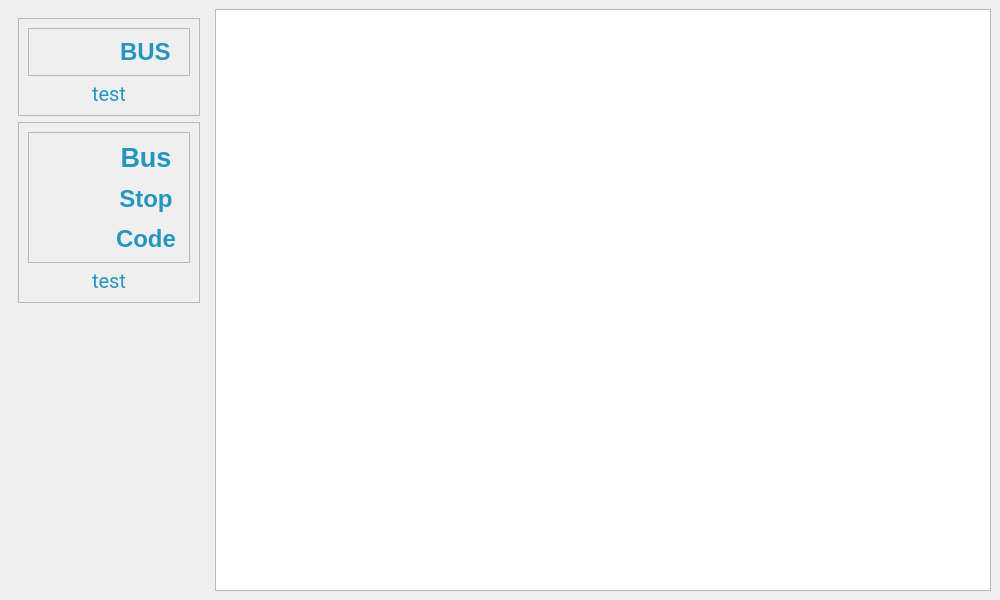
<?xml version="1.0" encoding="UTF-8"?>
<ui version="4.0">
 <class>Page4</class>
 <widget class="QMainWindow" name="Page4">
  <property name="geometry">
   <rect>
    <x>0</x>
    <y>0</y>
    <width>1000</width>
    <height>600</height>
   </rect>
  </property>
  <property name="windowTitle">
   <string>MainWindow</string>
  </property>
  <property name="styleSheet">
   <string notr="true">QLabel{
	color:#2596be;
}</string>
  </property>
  <widget class="QWidget" name="centralwidget">
   <property name="font">
    <font>
     <bold>true</bold>
    </font>
   </property>
   <property name="styleSheet">
    <string notr="true"/>
   </property>
   <layout class="QHBoxLayout" name="horizontalLayout">
    <item>
     <widget class="QWidget" name="widget" native="true">
      <property name="minimumSize">
       <size>
        <width>200</width>
        <height>0</height>
       </size>
      </property>
      <property name="maximumSize">
       <size>
        <width>200</width>
        <height>166777</height>
       </size>
      </property>
      <layout class="QVBoxLayout" name="verticalLayout">
       <item>
        <widget class="QFrame" name="frame">
         <property name="sizePolicy">
          <sizepolicy hsizetype="Preferred" vsizetype="Fixed">
           <horstretch>0</horstretch>
           <verstretch>0</verstretch>
          </sizepolicy>
         </property>
         <property name="frameShape">
          <enum>QFrame::StyledPanel</enum>
         </property>
         <property name="frameShadow">
          <enum>QFrame::Raised</enum>
         </property>
         <layout class="QVBoxLayout" name="verticalLayout_2">
          <item>
           <widget class="QFrame" name="frame_3">
            <property name="frameShape">
             <enum>QFrame::StyledPanel</enum>
            </property>
            <property name="frameShadow">
             <enum>QFrame::Raised</enum>
            </property>
            <layout class="QHBoxLayout" name="horizontalLayout_3">
             <item>
              <widget class="QLabel" name="bus_icon">
               <property name="text">
                <string/>
               </property>
               <property name="pixmap">
                <pixmap resource="resources.qrc">:/blueicons/assets/icons/blue/airplay.svg</pixmap>
               </property>
              </widget>
             </item>
             <item alignment="Qt::AlignHCenter">
              <widget class="QLabel" name="busLabel">
               <property name="font">
                <font>
                 <family>Segoe UI</family>
                 <pointsize>18</pointsize>
                 <bold>true</bold>
                </font>
               </property>
               <property name="text">
                <string>BUS</string>
               </property>
              </widget>
             </item>
            </layout>
           </widget>
          </item>
          <item alignment="Qt::AlignHCenter|Qt::AlignTop">
           <widget class="QLabel" name="busValue">
            <property name="font">
             <font>
              <family>Roboto</family>
              <pointsize>15</pointsize>
             </font>
            </property>
            <property name="text">
             <string>test</string>
            </property>
           </widget>
          </item>
         </layout>
        </widget>
       </item>
       <item alignment="Qt::AlignTop">
        <widget class="QFrame" name="frame_2">
         <property name="sizePolicy">
          <sizepolicy hsizetype="Preferred" vsizetype="Expanding">
           <horstretch>0</horstretch>
           <verstretch>0</verstretch>
          </sizepolicy>
         </property>
         <property name="frameShape">
          <enum>QFrame::StyledPanel</enum>
         </property>
         <property name="frameShadow">
          <enum>QFrame::Raised</enum>
         </property>
         <layout class="QVBoxLayout" name="verticalLayout_3">
          <item alignment="Qt::AlignTop">
           <widget class="QFrame" name="frame_4">
            <property name="frameShape">
             <enum>QFrame::StyledPanel</enum>
            </property>
            <property name="frameShadow">
             <enum>QFrame::Raised</enum>
            </property>
            <layout class="QHBoxLayout" name="horizontalLayout_2">
             <item>
              <widget class="QLabel" name="busTotalIcon">
               <property name="text">
                <string/>
               </property>
               <property name="pixmap">
                <pixmap resource="resources.qrc">:/blueicons/assets/icons/blue/airplay.svg</pixmap>
               </property>
              </widget>
             </item>
             <item>
              <widget class="QLabel" name="busTotalLabel">
               <property name="font">
                <font>
                 <family>Segoe UI</family>
                 <pointsize>18</pointsize>
                 <bold>true</bold>
                </font>
               </property>
               <property name="text">
                <string>&lt;html&gt;&lt;head/&gt;&lt;body&gt;&lt;p&gt;&lt;span style=&quot;font-size:20pt; line-height: 0;margin: 0;&quot;&gt;Bus&lt;/span&gt;&lt;/p&gt;&lt;p&gt;&lt;span style=&quot; font-size:18pt;&quot;&gt;Stop&lt;/span&gt;&lt;/p&gt;&lt;p&gt;&lt;span style=&quot; font-size:18pt;&quot;&gt;Code&lt;/span&gt;&lt;/p&gt;&lt;/body&gt;&lt;/html&gt;</string>
               </property>
               <property name="textFormat">
                <enum>Qt::RichText</enum>
               </property>
               <property name="scaledContents">
                <bool>false</bool>
               </property>
               <property name="alignment">
                <set>Qt::AlignCenter</set>
               </property>
               <property name="wordWrap">
                <bool>false</bool>
               </property>
               <property name="margin">
                <number>0</number>
               </property>
               <property name="indent">
                <number>-1</number>
               </property>
              </widget>
             </item>
            </layout>
           </widget>
          </item>
          <item alignment="Qt::AlignHCenter|Qt::AlignTop">
           <widget class="QLabel" name="totalBusValue">
            <property name="font">
             <font>
              <family>Roboto</family>
              <pointsize>15</pointsize>
             </font>
            </property>
            <property name="text">
             <string>test</string>
            </property>
           </widget>
          </item>
         </layout>
        </widget>
       </item>
      </layout>
     </widget>
    </item>
    <item>
     <widget class="QListView" name="listView">
      <property name="sizePolicy">
       <sizepolicy hsizetype="Preferred" vsizetype="Preferred">
        <horstretch>0</horstretch>
        <verstretch>0</verstretch>
       </sizepolicy>
      </property>
      <property name="minimumSize">
       <size>
        <width>400</width>
        <height>0</height>
       </size>
      </property>
     </widget>
    </item>
   </layout>
  </widget>
 </widget>
 <resources>
  <include location="resources.qrc"/>
 </resources>
 <connections/>
</ui>
